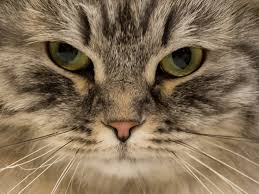
#> input picture Actividades/cat.jpg, 259 x 194 px, found by its file name
$ python Padding.py
#> lines starting #> are read from the running program, lines starting #| are printed output that depends on the picture
"""
Mariana Islas Mondragón / A01253435
Dentro de este codigo se aplica un kernel de sobel a una imagen utilizando convolución y se le agrega padding.

Para poder ejecutar este codigo es necesario descargar las librerías numpy, cv2 y matplotlib. También es necesario revisar la dirección
de la imagen cat que se utiliza dentro del codigo, si no es correcta actualizar dirección correcta en linea 46. Después de esto es posible
utilizar el programa dandole click a ejecutar. Se desplegara una ventana con la imagen original, la imagen original con padding
y la imagen con el filtro aplicado y padding.
"""
# Importación de diferentes librerías
import numpy as np
import cv2
import matplotlib.pyplot as plt

# Función para realizar convolución, aplicar kernel y padding a imagen original.
def my_convolution(image_gray, kernel, use_padding=True):
    # Se definen las dimensiones de la imagen y el kernel para poder realizar la convolución
    img_height, img_width = image_gray.shape
    kernel_height, kernel_width = kernel.shape

    # Calcular padding necesario (mitad del tamaño del kernel)
    pad_height = kernel_height // 2
    pad_width = kernel_width // 2

    # Si use_padding es true se realizara el siguiente codigo, en donde se agrega padding alrededor de la imagen
    if use_padding:
        # Imagen con padding de ceros alrededor
        padded_image = np.pad(image_gray, ((pad_height, pad_height), (pad_width, pad_width)), mode='constant')
        output_height, output_width = img_height, img_width  # Mantiene tamaño original
    # Si use_padding es falso se regresara la imagen sin padding
    else:
        padded_image = image_gray  # Sin padding
        output_height = img_height - kernel_height + 1
        output_width = img_width - kernel_width + 1

    # Inicializar imagen de salida
    output = np.zeros((output_height, output_width), dtype=np.float32)

    # Aplicar convolución recorriendo la imagen con padding
    for i in range(output_height):
        for j in range(output_width):
            region = padded_image[i:i+kernel_height, j:j+kernel_width]
            output[i, j] = np.sum(region * kernel)

    return padded_image, np.clip(output, 0, 255).astype(np.uint8) # Se regresa la imagen con padding y el resultado de la convolución

if __name__ == '__main__':
    image_path = r'Actividades\cat.jpg'  # Se almacena la imagen
    image_gray = cv2.imread(image_path, cv2.IMREAD_GRAYSCALE) # Se almacena la imagen en escala de grises
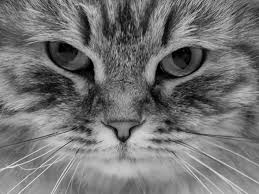
#> image_gray: shape (194, 259); min 0, max 234, mean 114.9

    if image_gray is None:
        print("Error: No se pudo cargar la imagen.")
        exit()

    # Kernel de filtro sobel
    sobel_kernel = np.array([[-1, 0, 1],
                             [-2, 0, 2],
                             [-1, 0, 1]])

    # Guardar imagen con padding y filtro y resultado de convolución
    padded_image, resultado_con_padding = my_convolution(image_gray, sobel_kernel, use_padding=True)
#> in my_convolution, `padded_image = np.pad(image_gray, ((pad_height, pad_height), (pad_widt..`:
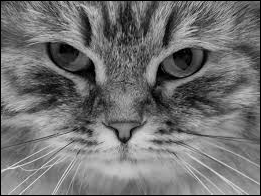
#> padded_image: shape (196, 261); min 0, max 234, mean 112.8
#> after the loop in my_convolution, `for i in range(output_height):`:
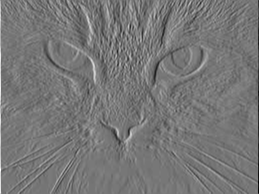
#> output: shape (194, 259) float32; min -675, max 770, mean -0.2; drawn with min black and max white
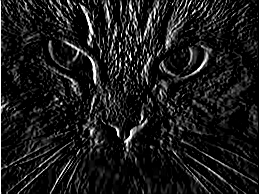
#> resultado_con_padding: shape (194, 259); min 0, max 255, mean 27

    # Mostrar imágenes
    plt.figure(figsize=(18, 6))

    # Mostrar imagen original
    plt.subplot(1, 3, 1)
    plt.imshow(image_gray, cmap='gray')
    plt.title('Imagen Original')
    plt.axis('off')

    # Mostrar imagen con padding (antes de la convolución)
    plt.subplot(1, 3, 2)
    plt.imshow(padded_image, cmap='gray')
    plt.title('Imagen con Padding (Antes de la Convolución)')
    plt.axis('off')

    # Mostrar imagen resultante de la convolución con padding
    plt.subplot(1, 3, 3)
    plt.imshow(resultado_con_padding, cmap='gray')
    plt.title('Resultado Convolución usando Filtro Sobel y con Padding')
    plt.axis('off')

    plt.tight_layout() #Ajustar layout de subplots
    plt.show() # Mostrar resultado
